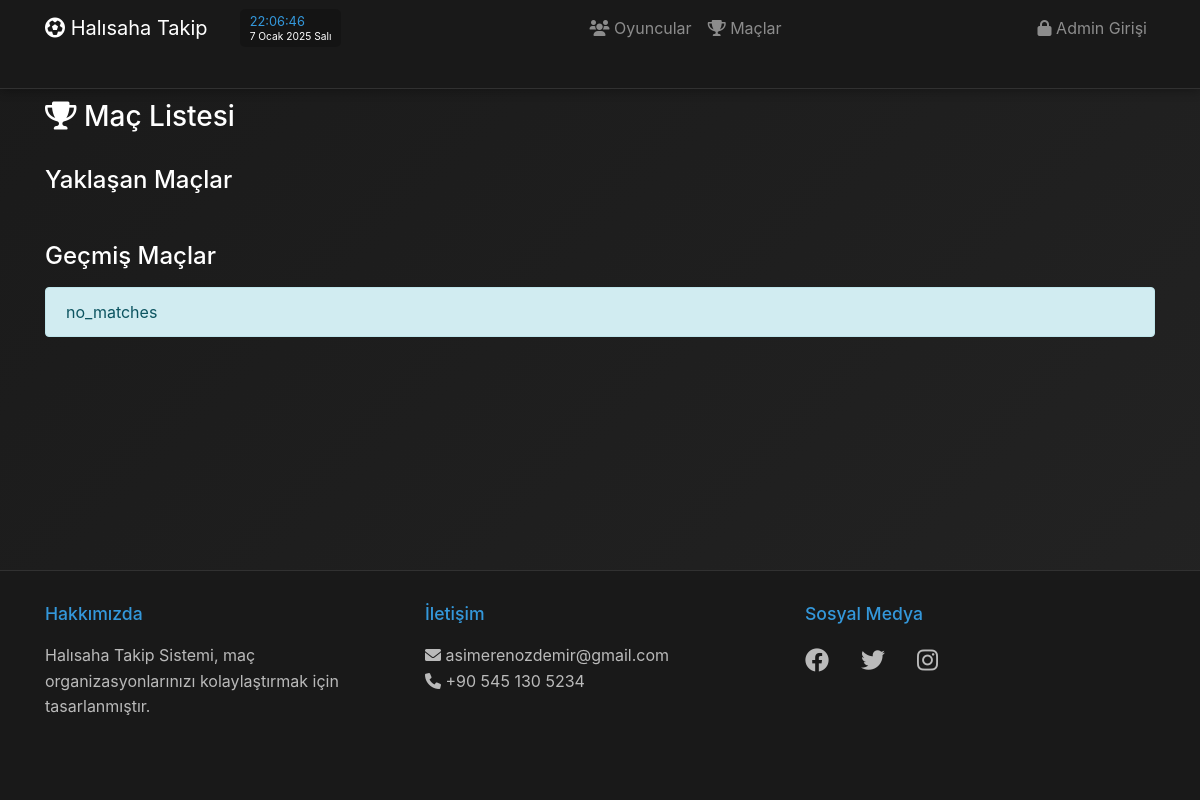
Page /matches on the earlier database version.
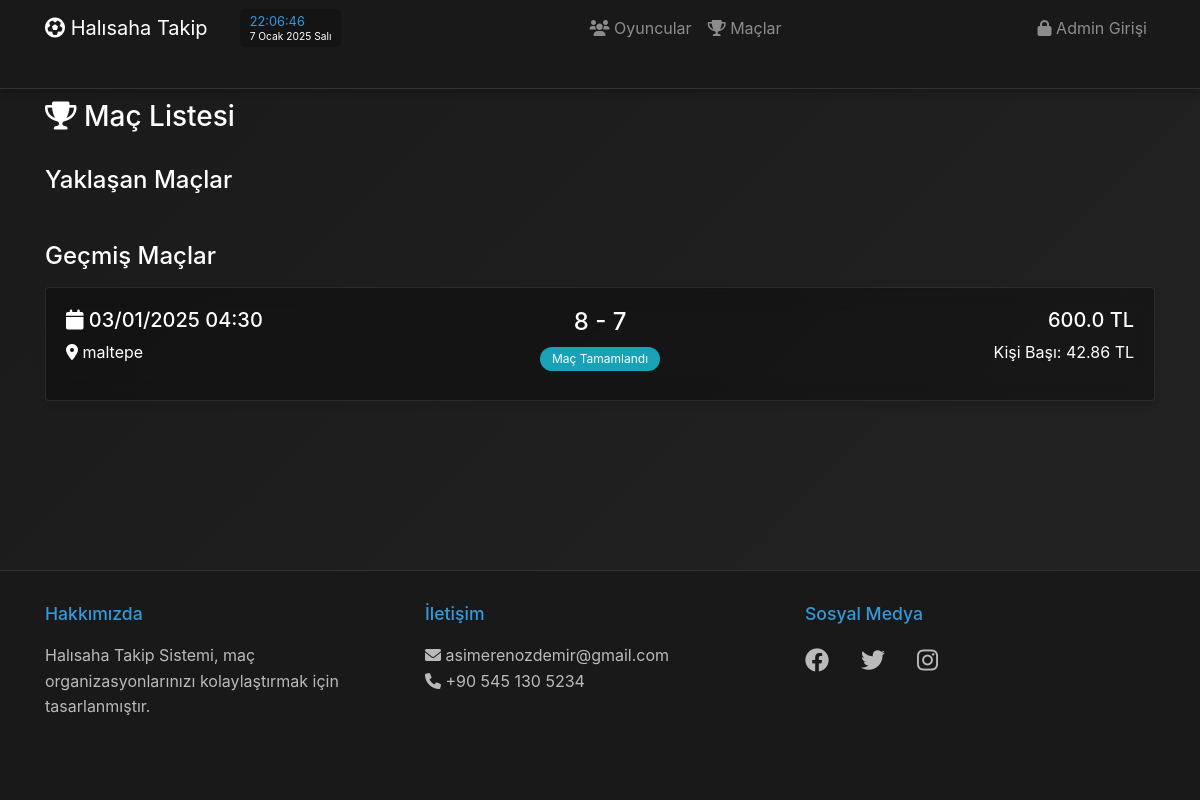
Same page on the later database version.
### models.py (models this page shows, shortened)
class Match(db.Model):
    id = db.Column(db.Integer, primary_key=True)
    date = db.Column(db.DateTime, nullable=False)
    location = db.Column(db.String(100), nullable=False)
    total_cost = db.Column(db.Float, nullable=False)
    score_team_a = db.Column(db.Integer)
    score_team_b = db.Column(db.Integer)
    match_players = db.relationship(
        'MatchPlayer',
        cascade='all, delete-orphan',
        lazy=True,
        backref=db.backref('match', lazy=True)
    )
    players = db.relationship(
        'Player',
        secondary='match_player',
        backref=db.backref('matches', lazy=True)
    )

### app.py (the view)
@app.route('/matches')
def matches():
    matches = Match.query.order_by(Match.date.desc()).all()
    all_players = Player.query.filter_by(is_active=True).all()
    return render_template('matches.html',
                         matches=matches,
                         all_players=all_players,
                         now=datetime.now())

### app.py (called while the page is built)
@app.context_processor
def utility_processor():
    def get_player_card_class(ovr):
        if ovr >= 85:
            return 'player-special'
        elif ovr >= 80:
            return 'player-gold'
        elif ovr >= 75:
            return 'player-silver'
        else:
            return 'player-bronze'
    return dict(get_player_card_class=get_player_card_class)

def get_translation(key, **kwargs):
    text = translations['tr'].get(key, key)  # Direkt Türkçe çevirileri al
    if kwargs:
        try:
            return text.format(**kwargs)
        except (KeyError, ValueError):
            return text
    return text

@app.context_processor
def utility_processor():
    return dict(translate=get_translation)

@app.context_processor
def inject_language():
    return {
        'current_lang': session.get('lang', 'tr'),
        'available_languages': {
            'tr': 'Türkçe',
            'en': 'English'
        }
    }

@app.before_request
def before_request():
    session['lang'] = 'tr'  # Her zaman Türkçe olacak

### templates/matches.html (shortened to what this page needs)
{% extends "base.html" %}
{% block content %}
<div class="row">
    <div class="col-12">
        <div class="d-flex justify-content-between align-items-center mb-4">
            <h3><i class="fas fa-trophy"></i> {{ translate('matchlist') }}</h3>
        </div>
        <h4 class="mb-3">{{ translate('upcomingmatches') }}</h4>
        <h4 class="mb-3 mt-5">{{ translate('pastmatches') }}</h4>
        {% for match in matches if match.date < now %}
        <div class="card match-card mb-3" onclick="window.location.href='/matches/{{ match.id }}'">
            <div class="card-body">
                <div class="row g-3">
                    <div class="col-12 col-md-4">
                        <h5 class="mb-2"><i class="fas fa-calendar"></i> {{ match.date.strftime('%d/%m/%Y %H:%M') }}</h5>
                        <p class="mb-2"><i class="fas fa-map-marker-alt"></i> {{ match.location }}</p>
                    </div>
                    <div class="col-12 col-md-4 text-center">
                        {% if match.score_team_a is not none and match.score_team_b is not none %}
                            <h4 class="mb-2">{{ match.score_team_a }} - {{ match.score_team_b }}</h4>
                            <div class="badge badge-info">{{ translate('match_completed') }}</div>
                        {% else %}
                            <h4 class="mb-2">{{ translate('score_not_set') }}</h4>
                            <div class="badge badge-warning">{{ translate('result_not_entered') }}</div>
                        {% endif %}
                    </div>
                    <div class="col-12 col-md-4 text-md-right text-center">
                        <h5 class="mb-2">{{ match.total_cost }} TL</h5>
                        <p>Kişi Başı: {{ "%.2f"|format(match.total_cost / match.match_players|length if match.match_players else 0) }} TL</p>
                    </div>
                </div>
            </div>
        </div>
        {% endfor %}
        {% if not matches %}
        <div class="alert alert-info">
            {{ translate('no_matches') }}
        </div>
        {% endif %}
    </div>
</div>
{% endblock %}

### templates/base.html (shortened to what this page needs)
<!DOCTYPE html>
<html lang="{{ session.get('lang', 'tr') }}">
<head>
    <link rel="stylesheet" href="https://stackpath.bootstrapcdn.com/bootstrap/4.5.2/css/bootstrap.min.css">
    <link rel="stylesheet" href="https://cdnjs.cloudflare.com/ajax/libs/font-awesome/6.0.0/css/all.min.css">
    <link rel="stylesheet" href="https://cdn.jsdelivr.net/npm/select2@4.1.0-rc.0/dist/css/select2.min.css">
    <link rel="stylesheet" href="{{ url_for('static', filename='css/style.css') }}">
    <link rel="stylesheet" href="https://cdn.jsdelivr.net/npm/sweetalert2@11/dist/sweetalert2.min.css">
    <link rel="stylesheet" href="https://cdnjs.cloudflare.com/ajax/libs/flag-icon-css/3.5.0/css/flag-icon.min.css">
    <link rel="stylesheet" href="https://cdn.jsdelivr.net/npm/flatpickr/dist/flatpickr.min.css">
    <link rel="stylesheet" href="https://cdn.jsdelivr.net/npm/flatpickr/dist/themes/dark.css">
</head>
<body>
    <nav class="navbar navbar-expand-lg navbar-dark bg-gradient-primary fixed-top">
        <div class="container">
            <div class="d-flex align-items-center">
                <a class="navbar-brand" href="{{ url_for('index') }}">
                    <i class="fas fa-futbol"></i> Halısaha Takip
                </a>
                <div class="datetime-display d-none d-lg-block ml-3">
                    <div id="current-time" class="small"></div>
                    <div id="current-date" class="small"></div>
                </div>
            </div>
            <div class="collapse navbar-collapse" id="navbarContent">
                <ul class="navbar-nav mx-auto">
                    <li class="nav-item">
                        <a class="nav-link" href="{{ url_for('players') }}">
                            <i class="fas fa-users"></i> {{ translate('players') }}
                        </a>
                    </li>
                    <li class="nav-item">
                        <a class="nav-link" href="{{ url_for('matches') }}">
                            <i class="fas fa-trophy"></i> {{ translate('matches') }}
                        </a>
                    </li>
                </ul>
                <ul class="navbar-nav">
                    <li class="nav-item" id="adminButtons">
                        <a class="nav-link" href="{{ url_for('login') }}">
                            <i class="fas fa-lock"></i> {{ translate('admin_login') }}
                        </a>
                    </li>
                </ul>
            </div>
        </div>
    </nav>
    <div class="container mt-4">
        {% block content %}{% endblock %}
    </div>
    <footer class="footer mt-5">
        <div class="container">
            <div class="row">
                <div class="col-md-4">
                    <h5>{{ translate('about') }}</h5>
                    <p>Halısaha Takip Sistemi, maç organizasyonlarınızı kolaylaştırmak için tasarlanmıştır.</p>
                </div>
                <div class="col-md-4">
                    <h5>{{ translate('contact') }}</h5>
                    <p>
                        <i class="fas fa-envelope"></i> asimerenozdemir@gmail.com<br>
                        <i class="fas fa-phone"></i> +90 545 130 5234
                    </p>
                </div>
                <div class="col-md-4">
                    <h5>{{ translate('social_media') }}</h5>
                    <div class="social-links">
                        <a href="#"><i class="fab fa-facebook"></i></a>
                        <a href="#"><i class="fab fa-twitter"></i></a>
                        <a href="#"><i class="fab fa-instagram"></i></a>
                    </div>
                </div>
            </div>
        </div>
    </footer>
</body>
</html>

### static/css/style.css (style rules this page uses)
:root { --primary-color: #3498db; --secondary-color: #2ecc71; --accent-color: #e74c3c; --bg-gradient: linear-gradient(135deg, #1a1a1a, #2d2d2d, #1a1a1a); --card-gradient: linear-gradient(135deg, rgba(52, 152, 219, 0.1), rgba(46, 204, 113, 0.1)); --text-color: #ffffff; --border-color: rgba(255, 255, 255, 0.1); }
body { background: var(--bg-gradient); background-size: 400% 400%; animation: gradientBG 15s ease infinite; color: var(--text-color); min-height: 100vh; display: flex; flex-direction: column; margin: 0; padding: 0; }
.container { flex: 1 0 auto; padding-bottom: 2rem; }
.navbar { background: rgba(26, 26, 26, 0.95) !important; backdrop-filter: blur(10px); border-bottom: 1px solid var(--border-color); box-shadow: 0 2px 10px rgba(0,0,0,0.3); z-index: 1030; }
.datetime-display { background: rgba(0, 0, 0, 0.2); padding: 5px 10px; border-radius: 5px; font-size: 0.8em; line-height: 1.2; }
#current-time { font-size: 1em; color: var(--primary-color); margin: 0; }
#current-date { font-size: 0.8em; color: var(--text-color); margin: 0; }
.card { background: var(--card-gradient); border: 1px solid var(--border-color); backdrop-filter: blur(5px); transition: all 0.3s ease; box-shadow: 0 4px 6px rgba(0, 0, 0, 0.1); }
.footer { flex-shrink: 0; background: rgba(26, 26, 26, 0.95); backdrop-filter: blur(10px); border-top: 1px solid var(--border-color); padding: 2rem 0; margin-top: auto; width: 100%; }
.social-links a { color: var(--text-color); font-size: 1.5em; margin-right: 1rem; transition: all 0.3s ease; }
.badge { padding: 6px 12px; border-radius: 20px; font-weight: normal; }
.match-card { transition: all 0.3s ease; background: rgba(0, 0, 0, 0.3); backdrop-filter: blur(10px); cursor: pointer; }
.footer h5 { color: var(--primary-color); margin-bottom: 1.2rem; font-size: 1.1rem; }
.footer p { color: rgba(255, 255, 255, 0.7); line-height: 1.6; }
.footer .social-links { display: flex; gap: 1rem; }
.footer .social-links a { color: rgba(255, 255, 255, 0.7); font-size: 1.5rem; transition: all 0.3s ease; }

Differences in the rows shown:
added Match: date "03/01/2025 04:30", location "maltepe", score_team_a "8", score_team_b "7", total_cost "600.0", total_cost "42.86"
Other differences:
{{ translate('no_matches') }}: "no_matches" → (not shown)
